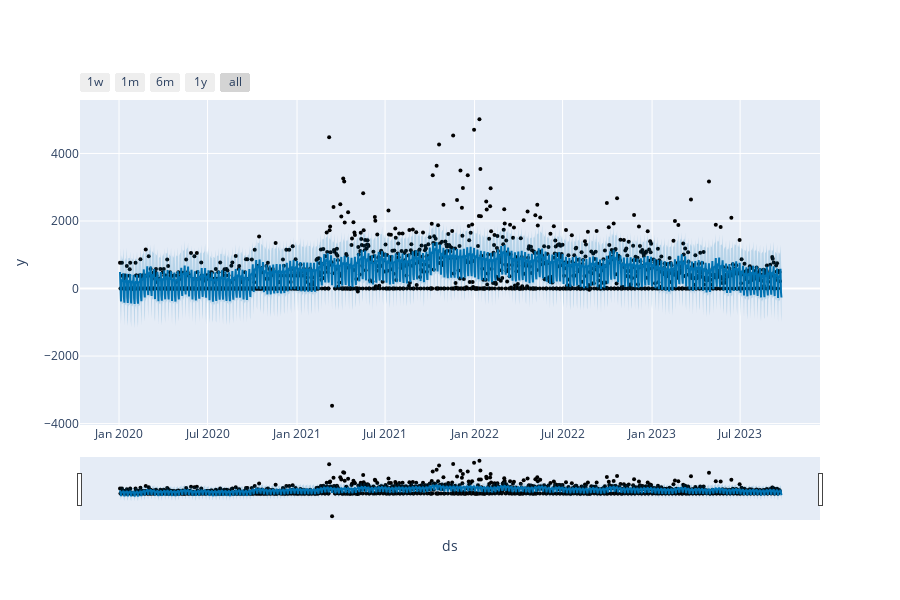

Source (notebook cell):
### Code cell
from prophet.plot import plot_plotly, plot_components_plotly

plot_plotly(m, forecast)

### Figure 1 — Plotly figure (JSON) as saved in the notebook; plotly's stock layout.template omitted (floating-point values rounded to 4 significant figures; data arrays with more than 128 entries replaced by an {"elided": "..."} marker saying what was removed)
{"data": [{"marker": {"color": "black", "size": 4}, "mode": "markers", "name": "Actual", "type": "scatter", "x": {"elided": "1358 str values"}, "y": {"elided": "1358 float values"}}, {"hoverinfo": "skip", "line": {"width": 0}, "mode": "lines", "type": "scatter", "x": {"elided": "1361 str values"}, "y": {"elided": "1361 float values"}}, {"fill": "tonexty", "fillcolor": "rgba(0, 114, 178, 0.2)", "line": {"color": "#0072B2", "width": 2}, "mode": "lines", "name": "Predicted", "type": "scatter", "x": {"elided": "1361 str values"}, "y": {"elided": "1361 float values"}}, {"fill": "tonexty", "fillcolor": "rgba(0, 114, 178, 0.2)", "hoverinfo": "skip", "line": {"width": 0}, "mode": "lines", "type": "scatter", "x": {"elided": "1361 str values"}, "y": {"elided": "1361 float values"}}], "layout": {"height": 600, "showlegend": false, "width": 900, "xaxis": {"rangeselector": {"buttons": [{"count": 7, "label": "1w", "step": "day", "stepmode": "backward"}, {"count": 1, "label": "1m", "step": "month", "stepmode": "backward"}, {"count": 6, "label": "6m", "step": "month", "stepmode": "backward"}, {"count": 1, "label": "1y", "step": "year", "stepmode": "backward"}, {"step": "all"}]}, "rangeslider": {"visible": true}, "title": {"text": "ds"}, "type": "date"}, "yaxis": {"title": {"text": "y"}}}}
